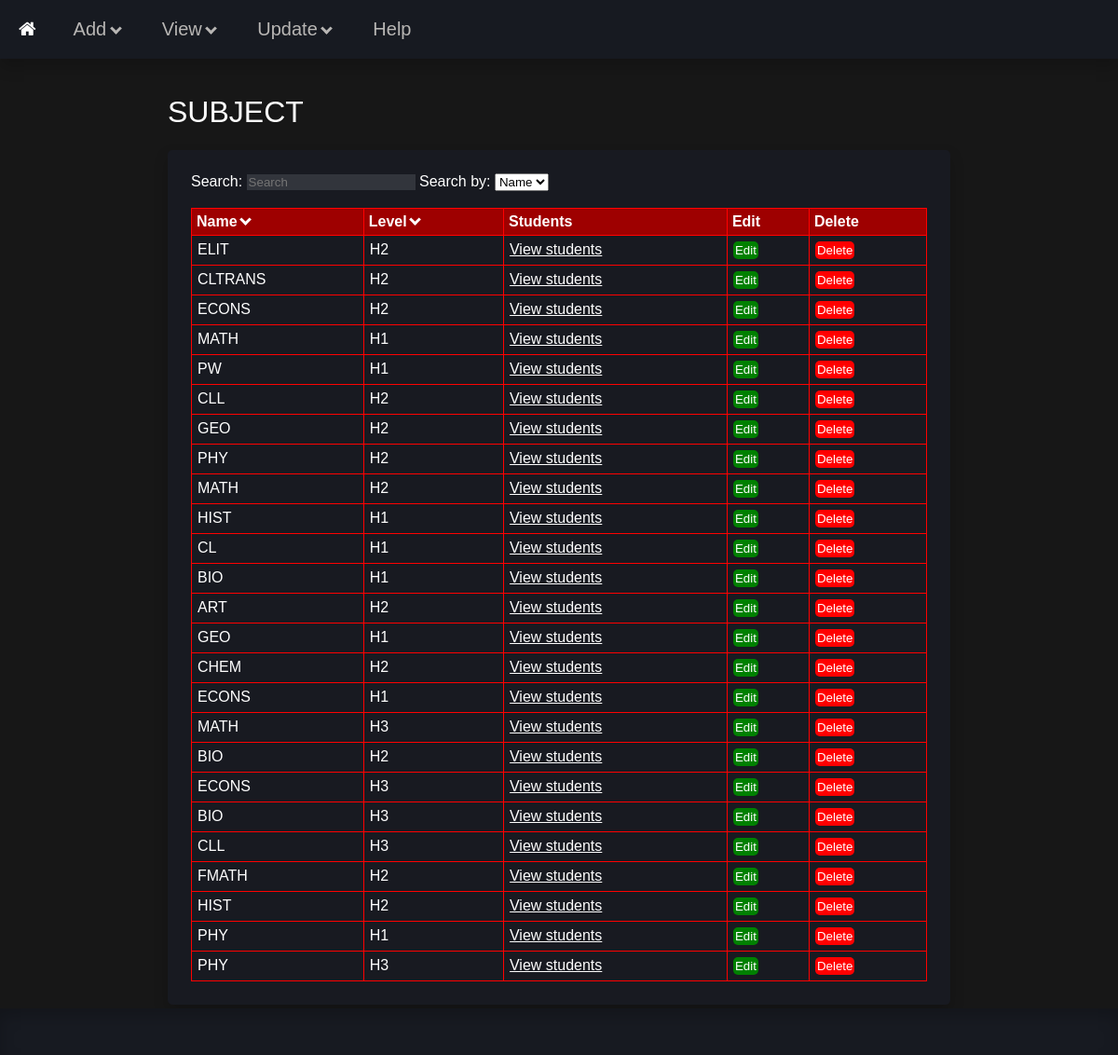
The page /view_subject on the database as committed earlier.
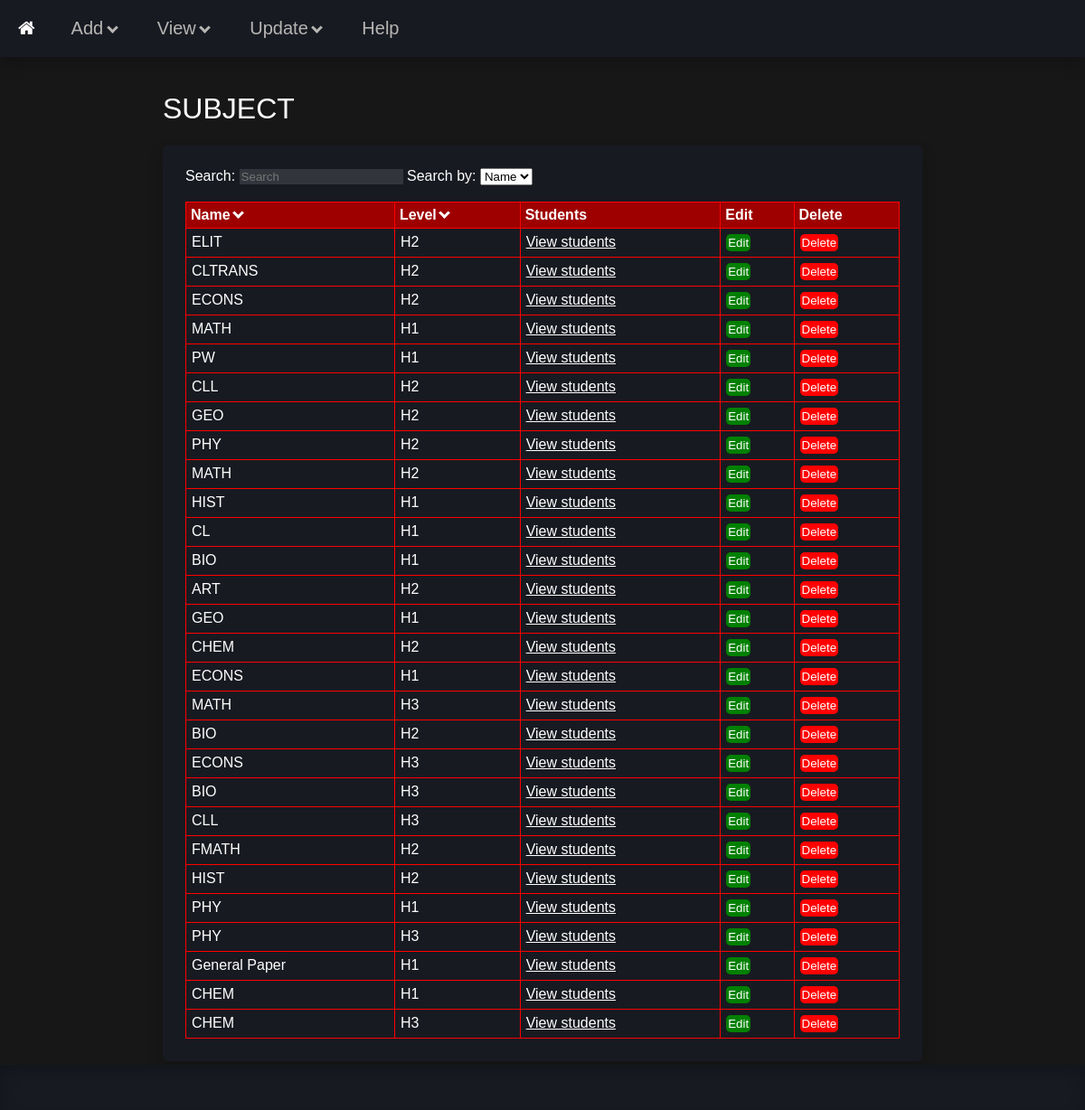
The same page on the database as committed later.
### tables this page shows
CREATE TABLE "Subjects" (
	"id"	INTEGER,
	"Name"	TEXT,
	"Level"	TEXT,
	PRIMARY KEY("id")
);

### main.py (the view)
@app.route('/view_subject', methods=['GET', 'POST'])
def view_subject():
    return view('subject', request)

### frontend.py (called while the page is built, shortened)
def view(type, rqst): # view function for rendering /view pages
    return render_template('view.html', data = view_data(type)) # renders main records

### storage.py (called while the page is built, shortened)
    def view_all(self):
        conn = sqlite3.connect(self._dbname)
        c = conn.cursor()
        VIEW = f"""
            SELECT * FROM {self._tblname};
        """
        c.execute(VIEW)
        result = c.fetchall()
        if result == []:
            return False
        for i, x in enumerate(result):
            x = list(x)
            x.pop(0)
            x = tuple(x)
            result[i] = x
        conn.close()
        return result

### templates/view.html (shortened to what this page needs)
<!DOCTYPE HTML>
<html>
    <head>
        <link rel='stylesheet' href='static/css/style.css'>
    </head>
    <body>
        {% include 'header.html' %}
        <div class='container'>
            <h1>{{data['check'].upper()}} {{data['main'].upper()}} {{data['foreign'].upper()}}</h1>
            <div class='container-box'>
                <label for='search'>Search: </label>
                <input id='search' placeholder="Search" type='text' class='search' oninput="search(this.value)">
                <label for='select'>Search by: </label>
                <select id="select">
                    {% for count, key in data['header'].items() %}
                        {% if key not in data['extra'] %}
                        <option value="{{count}}">
                            {{key.replace('_', ' ').title()}}
                        </option>
                        {% endif %}
                    {% endfor %}
                </select>
                {% if not data['main'] %}
                    <br><br>
                    <table id='table'>
                        <tr>
                        {% for count, key in data['header'].items() %}
                                <td class='table-header' onclick='sort({{count}}, "caret-{{key}}")'>
                                    {% if key in data['extra'] %}
                                        <p id='{{key}}'>
                                            {{key.replace('_', ' ').title()}}
                                        </p>
                                    {% else %}
                                        <p id='{{key}}'>
                                            {{key.replace('_', ' ').title()}} <i class="downcaret" id="caret-{{key}}" style="border-color: white"></i>
                                        </p>
                                    {% endif %}
                                </td>
                        {% endfor %}
                            <td class="table-header">
                                <p>Edit</p>
                            </td>
                            <td class="table-header">
                                <p>Delete</p>
                            </td>
                        </tr>
                        {% for id, record in data['data'].items() %}
                            <tr>
                                <form method='post' action="/view_{{data['check']}}?edit">
                                    {% for key, value in record.items() %}
                                        <td>
                                            {% if key in data['extra'] %}
                                                <a class='table-content' href="{{value[1]}}">{{value[0]}}</a>
                                            {% else %}
                                                <p class='table-content' name="{{id}}">{{value}}</p>
                                            {% endif %}
                                        </td>
                                    {% endfor %}
                                    <td>
                                        <input class="table-edit" type='button' value='Edit' onclick='edit({{id}}, this)'>
                                    </td>
                                    <td>
                                        <input class="table-delete" type="submit" value='Delete' formaction="/view_{{data['check']}}?delete">
                                    </td>
                                </form>
                            </tr>
                        {% endfor %}
                    </table>
                {% endif %}
            </div>
        </div>
        {% include 'footer.html' %}
    </body>
</html>

### templates/header.html (shortened to what this page needs)
<!DOCTYPE HTML>
<head>
    <link href="static/css/style.css" rel="stylesheet">
    <link rel="stylesheet" href="https://cdnjs.cloudflare.com/ajax/libs/font-awesome/4.7.0/css/font-awesome.min.css">
</head>
<body>
    <div class='navbar'>
        <a href="/"><i class="fa fa-home"></i></a>
        <div class='dropdown'>
            <p>Add <i class="downcaret"></i></p>
        </div>
        <div class='dropdown'>
            <p>View <i class="downcaret"></i></p>
        </div>
        <div class='dropdown'>
            <p>Update <i class="downcaret"></i></p>
        </div>
        <a href='/help'>Help</a>
    </div>
    <br>
</body>

### templates/footer.html
<head>
    <link href="static/css/style.css" rel="stylesheet">
</head>
<body>
    <br><br><br>
    <div class="footer">
    </div>
</body>

### static/css/style.css (style rules this page uses)
body { font-family: Verdana, sans-serif; margin: 0px; background-color: #171717; color: white; }
a { color: white; }
.footer { display: block; text-align: center; background-color: #171a21; width: 100%; height: 50px; position: fixed; bottom: 0; box-shadow: 0px 8px 16px 0px rgba(0,0,0,0.2) inset; }
.container { width: 70%; height: 60%; margin: auto; }
.container h1 { color: white; font-weight: 200; }
.container { margin: auto; color: white; }
.container-box { background-color: #181a21; display: block; border-radius: 5px; padding: 25px; margin: auto; box-shadow: 0px 8px 16px 0px rgba(0,0,0,0.2); }
@media (min-width: 815px) { .container-box { display: block; } }
.navbar { top: 0; width: 100%; background-color: #171a21; overflow: hidden; box-shadow: 0px 8px 16px 0px rgba(0,0,0,0.2); }
.navbar a { padding: 20px; text-align: center; float: left; font-size: 20px; text-decoration: none; color: #b8b6b4; }
.dropdown { float: left; overflow:hidden; background-color: #171a21; text-align: center; font-size: 20px; width: auto; cursor: default; }
.dropdown p { padding-left: 20px; padding-right: 20px; color: #b8b6b4; }
.downcaret { border: solid #b8b6b4; border-width: 0 3px 3px 0; display: inline-block; padding: 3px; margin-bottom: 3px; margin-right: 5px; transform: rotate(45deg); }
.table-header { text-align: left; font-weight: bold; background-color: #9e0000; padding: 5px; margin: 0px; cursor: pointer; }
.table-header p { margin: 0; }
.table-content { text-align: left; margin: 5px; color: white; }
.table-edit { text-align: left; margin: 5px; cursor: pointer; color: white; background: green; border: none; border-radius: 5px; }
.table-delete { text-align: left; margin: 5px; cursor: pointer; color: white; background: red; border: none; border-radius: 5px; }
table { border-collapse: collapse; width: 100%; }
td { border: #FF0000 solid 1px; }
td input { margin: 5px; padding: 2px; background-color: #32353c; border: 1px #32353c; border-radius: 3px; color: white; }
.search { background-color: #32353c; color: white; border: 1px #32353c; }

Rows that differ between the two databases and show on the page:
added Subjects: Name "General Paper", Level "H1"
added Subjects: Name "CHEM", Level "H1"
added Subjects: Name "CHEM", Level "H3"
Other text that changed with them:
new list line: "View students Edit Delete"
